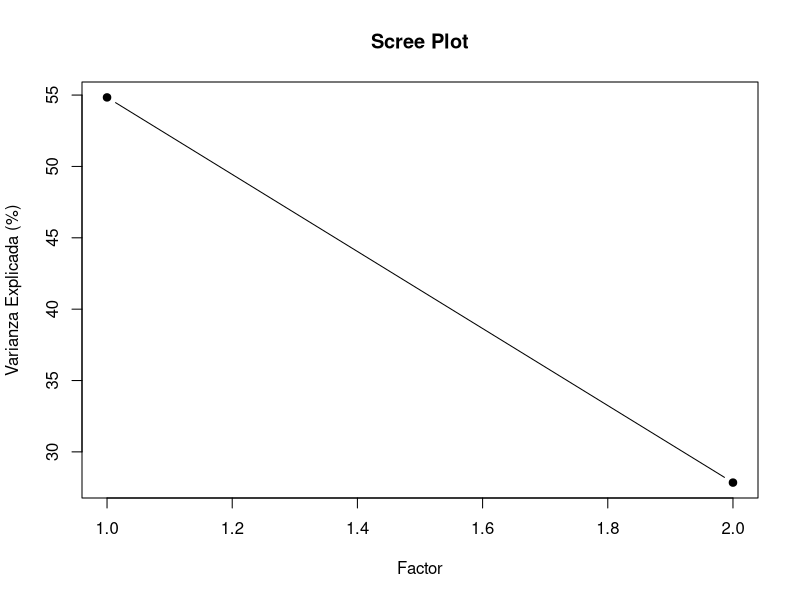
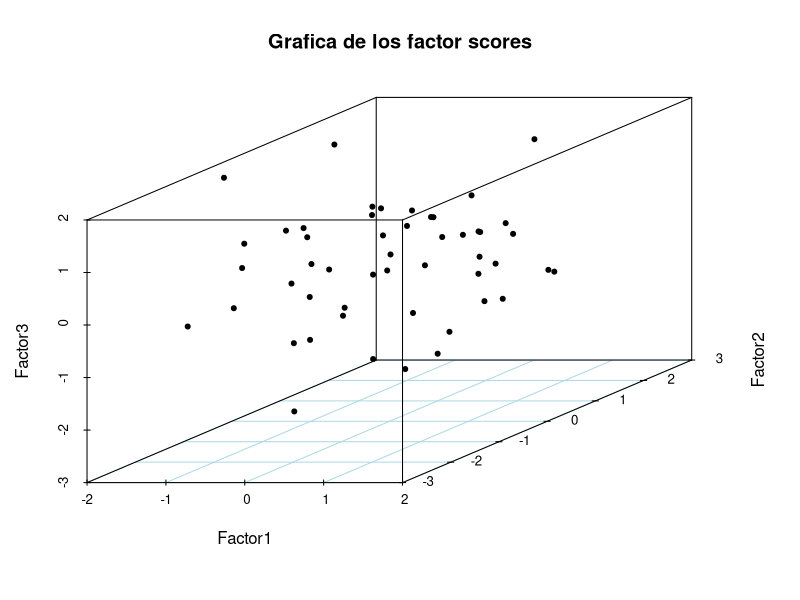
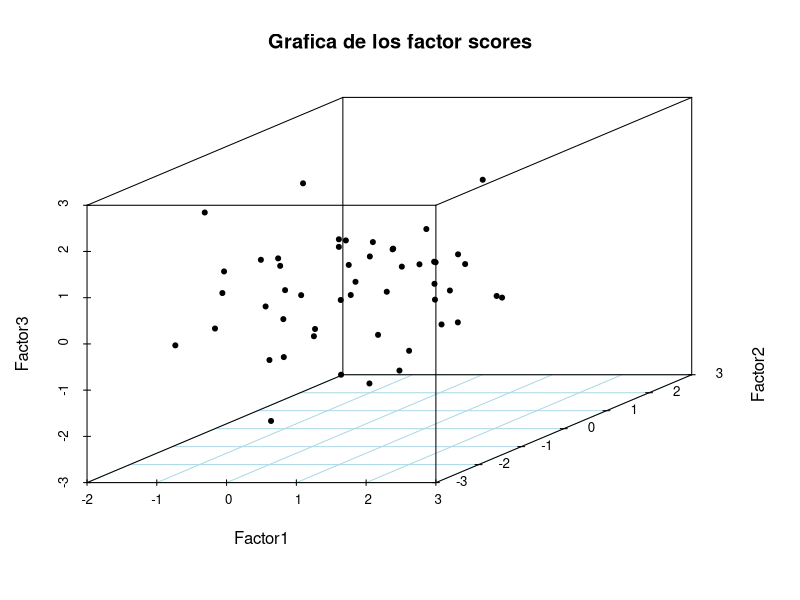
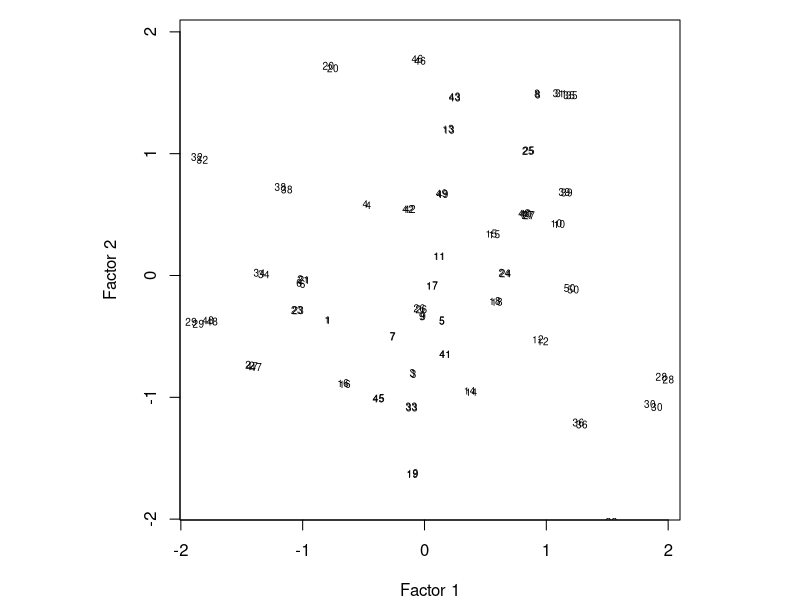
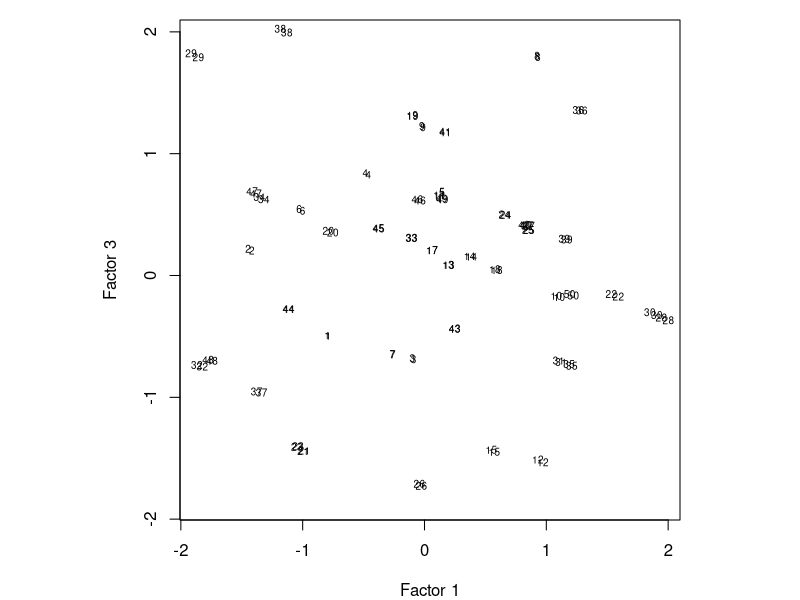
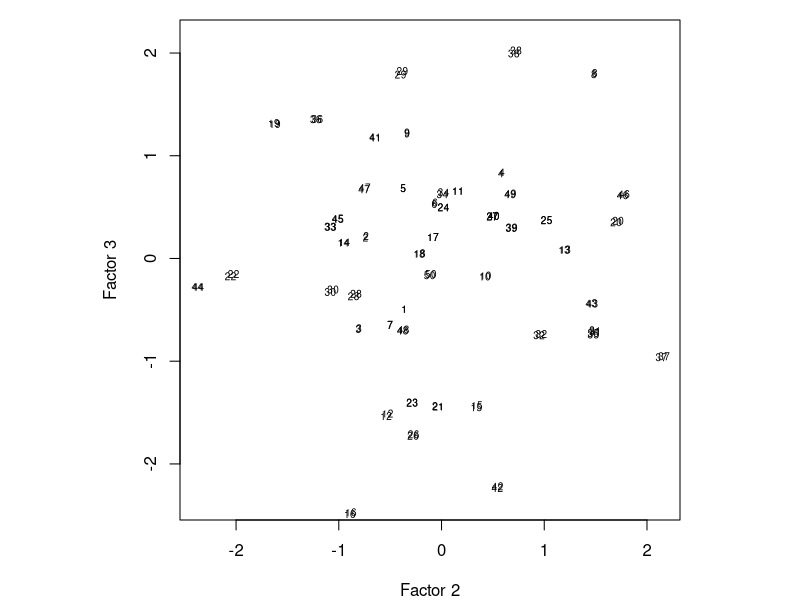

These figures' R source, in order:
library("MASS")
library("stats")
library("scatterplot3d")
library("psych") #prueba de esfericidad de bartlett

### Problema 2

R <- matrix(c(
  1, 0.69, 0.28, 0.35,
  0.69, 1, 0.255, 0.195,
  0.28, 0.255, 1, 0.61,
  0.35, 0.195, 0.61, 1
), nrow = 4, byrow = TRUE)

#### Inciso (a)

eig <- eigen(R)
lambdas <- eig$values
v_propios <- eig$vectors

#### Inciso (c)

pca_factorial <- function(R,lambdas,v_propios,m, type = "corr"){
  lambda <- lambdas[1:m]
  vec <- v_propios[,1:m]

  if (type == "corr"){
    n <- nrow(R)  
  }
  else{
    n <- sum(diag(R))
  }
  
  for (i in 1:m){
    vec[,i] <- sqrt(lambda[i]) * vec[,i]
  }
  
  LL <- vec %*% t(vec)
  psi <- diag(R - LL)
  
  comunalidades <- rowSums(vec^2)
  
  varianza_explicada <- (vec^2)*100
  
  var_per_factor <- lambda / n * 100
  
  var_total_acumulado <- cumsum(var_per_factor)
  
  output <- list(
    L = vec,
    psi = diag(psi),
    comm = comunalidades,
    var_ex = varianza_explicada,
    var_factor = var_per_factor,
    var_factor_acum = var_total_acumulado
  )
  return(output)
}

model <- pca_factorial(R, lambdas, v_propios, 2)

model$L
model$psi


#### Inciso (d)
plot(model$var_factor, type = "b",
     main = "Scree Plot",
     xlab = "Factor",
     ylab = "Varianza Explicada (%)",
     pch = 19)

#### Inciso (e)
correlaciones_Z2 <- model$L[2, ]
print(correlaciones_Z2)







## Problema 3

S <- matrix(c(
  0.35, 0.15, -0.19,
  0.15, 0.13, -0.03,
  -0.19, -0.03, 0.16
), nrow = 3, byrow = TRUE)


factor_principal <- function(matriz, m, epsilon, type = "corr"){
  matriz_inv <- solve(matriz)
  psi_anterior <- diag(1/diag(matriz_inv))
  matriz_r <- matriz - psi_anterior
  
  tol <- 1
  contador <- 0
  
  while (tol > epsilon & contador < 100){
    contador <- contador + 1
    cat(sprintf("---%s iteración---\n", contador))
    
    matriz_r <- (matriz_r + t(matriz_r)) / 2 # Forzar simetría
    eig_valores <- eigen(matriz_r)$values
    eig_valores[eig_valores<0] <- 0
    
    eig_vectores <- eigen(matriz_r)$vectors
    
    
    fact <- pca_factorial(matriz_r, eig_valores, eig_vectores, m, type)
    
    psi_nuevo <- diag(matriz - fact$comm)
    # Actualizar matriz_r
    matriz_r <- matriz - psi_nuevo

    L <- fact$L
    tol <- max(abs(psi_nuevo-psi_anterior))
    cat(sprintf("Tolerancia: %f\n", tol))
    psi_anterior <- psi_nuevo
  }
  
  return(list(L = L, psi = psi_nuevo, matriz_r = matriz_r))
}

resultado_S <- factor_principal(S, 2, 0.05)
resultado_S$L %*% t(resultado_S$L) + resultado_S$psi
S
resultado_R <- factor_principal(cov2cor(S), 2, 0.05)
resultado_R$L %*% t(resultado_R$L) + resultado_R$psi
cov2cor(S)

resultado_S$L
resultado_R$L

resultado_S$psi
resultado_R$psi


pca_factorial(S, eigen(S)$values, eigen(S)$vectors, 2)$L
pca_factorial(cov2cor(S), eigen(cov2cor(S))$values, eigen(cov2cor(S))$vectors, 2)$L




## Problema 4

library(MASS)

mu = rep(0,4)
L = matrix(c(0.9, 0.05,
             0.8, 0.3,
             0.2, 0.95,
             0.3, 0.9,
             0.7, 0.15), nrow=5, byrow=TRUE)
psi = diag(c(0.2,0.3,0.1,0.2,0.3))

p <- nrow(L)
m <- ncol(L)

n <- 1000

set.seed(42)

# Muestra F
muestra_F <- matrix(rnorm(n*m), nrow = m, ncol = n)

# Muestra epsilon
mean_epsilon = rep(0,p)
muestra_epsilon = mvrnorm(n = n, mu = mean_epsilon, Sigma = psi)
muestra_epsilon = t(muestra_epsilon)

# Muestra de X
muestra_X <- t(L %*% muestra_F + muestra_epsilon)


# Obtener cargas y Psi de la matriz de datos generados
factanalysis <- factanal(muestra_X, factors = 2)


muestra_X <- t(factanalysis$loadings %*% muestra_F + muestra_epsilon)
factanalysis <- factanal(muestra_X, factors = 2)
factanalysis$loadings




## Problema 5
vendedores <- read.csv2("datosvendedores.csv", sep = ",")
colnames(vendedores) <- c("vendedor","x1","x2", "x3","x4", "x5","x6","x7")

summary(vendedores)
columnas_a_convertir <- 2:4
vendedores[, columnas_a_convertir] <- lapply(vendedores[, columnas_a_convertir], as.numeric)

X <- vendedores[2:8]

#### Inciso (a)
X <- scale(X)


fa2 <- factanal(X, factors = 2)
fa3 <- factanal(X, factors = 3)
fa2$loadings
fa3$loadings

# para m=2

comunalidades_m2 <- rowSums(fa2$loadings^2)
comunalidades_m2
especificas_m2 <- 1 - comunalidades_m2
diag(especificas_m2)
reconstruccion_m2 <- fa2$loadings %*% t(fa2$loadings) + diag(especificas_m2)
reconstruccion_m2

norm(cor(X) - reconstruccion_m2, type = "F")


# para m=3

comunalidades_m3 <- rowSums(fa3$loadings^2)
comunalidades_m3
especificas_m3 <- 1 - comunalidades_m3
especificas_m3
reconstruccion_m3 <- fa3$loadings %*% t(fa3$loadings) + diag(especificas_m3)
reconstruccion_m3

norm(cor(X) - reconstruccion_m3, type = "F")


scores_pond <- factanal(X, factors = 3, scores = "Bartlett")$scores
scores_reg <- factanal(X, factors = 3, scores = "regression")$scores
dimnames(scores_reg)[[1]]<-vendedores[,1]
dimnames(scores_pond)[[1]]<-vendedores[,1]

# scatter en 3d
library(scatterplot3d)
scatterplot3d(scores_reg, angle=35, col.grid="lightblue", main="Grafica de los factor scores", pch=20)
scatterplot3d(scores_pond, angle=35, col.grid="lightblue", main="Grafica de los factor scores", pch=20)
#vamos a graficar los factor scores tomados dos a dos


#f1 x f2
par(pty="s", mar = c(4,4,1,1))
plot(scores_reg[,1],scores_reg[,2],
     ylim=range(scores_reg[,1]),
     xlab="Factor 1",ylab="Factor 2",type="n",lwd=2)
text(scores_reg[,1],scores_reg[,2],
     labels=abbreviate(row.names(scores_reg),minlength=8),cex=0.6,lwd=2)
text(scores_pond[,1],scores_pond[,2],
     labels=abbreviate(row.names(scores_pond),minlength=8),cex=0.6,lwd=2)


#f1 x f3
par(pty="s", mar = c(4,4,1,1))
plot(scores_reg[,1],scores_reg[,3],
     ylim=range(scores_reg[,1]),
     xlab="Factor 1",ylab="Factor 3",type="n",lwd=2)
text(scores_reg[,1],scores_reg[,3],
     labels=abbreviate(row.names(scores_reg),minlength=8),cex=0.6,lwd=2)
text(scores_pond[,1],scores_pond[,3],
     labels=abbreviate(row.names(scores_pond),minlength=8),cex=0.6,lwd=2)


#f2 x f3
par(pty="s", mar = c(4,4,1,1))
plot(scores_reg[,2],scores_reg[,3],
     ylim=range(scores_reg[,2]),
     xlab="Factor 2",ylab="Factor 3",type="n",lwd=2)
text(scores_reg[,2],scores_reg[,3],
     labels=abbreviate(row.names(scores_reg),minlength=8),cex=0.6,lwd=2)
text(scores_pond[,2],scores_pond[,3],
     labels=abbreviate(row.names(scores_pond),minlength=8),cex=0.6,lwd=2)
